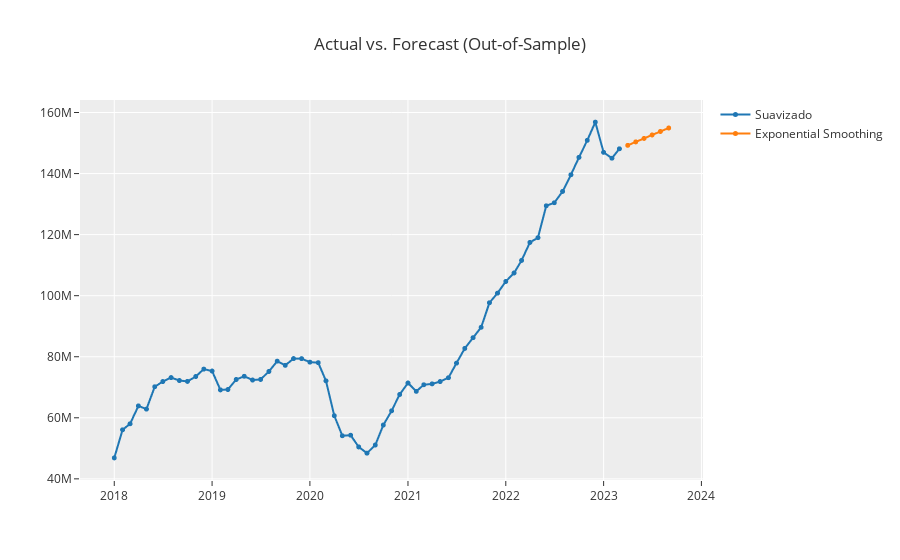

The cell this chart's notebook holds for it:
### Code cell
pd.options.display.float_format = '{:,.0f}'.format
final_model = setup_suavizado.finalize_model(top_models[0])
inversa_suavizacion(setup_suavizado.predict_model(final_model), tipo_suavizacion= "exponencial simple")
setup_suavizado.plot_model(final_model)
